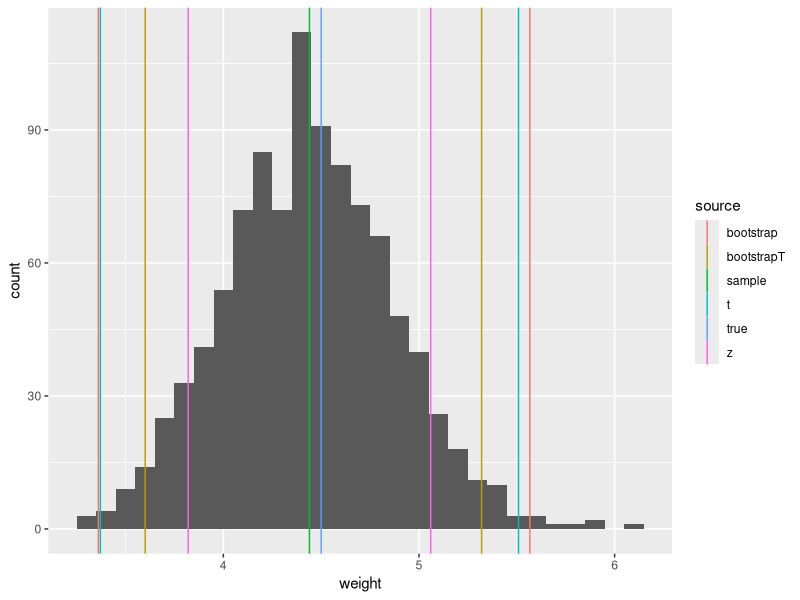
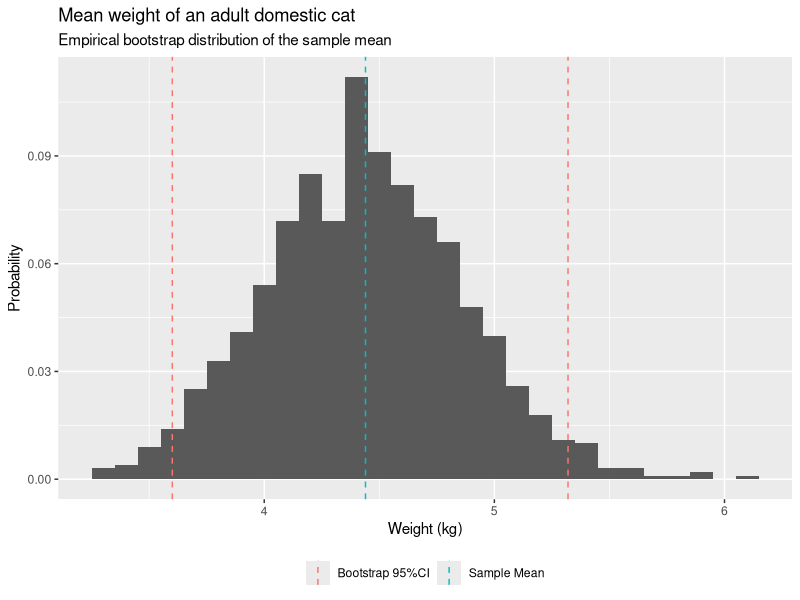

These charts were generated, in order, by the following R code: (Note: a time limit stopped this script after it produced the figures.)
#
# Example for use in a blog post.
#

library(boot)
library(data.table)
library(ggplot2)
library(knitr)

set.seed(5295211)

trueMean <- 4.5
trueSd <- 1
sampleSize <- 10

cats <- data.table(
  catName = c(
    'Apollo', 'Bean', 'Casper', 'Daisy', 'Ella',
    'Finn', 'Ginger', 'Harley', 'Iago', 'Jasper'),
  weight = round(rnorm(sampleSize, trueMean, trueSd), 1)
)

printCatsTable <- function(cats) {
  cat(kable(rbind(
    cats[order(catName)],
    cats[, .(catName = '**mean**', weight = round(mean(weight), 1))])
    ), sep = '\n')
}
printCatsTable(cats)

# Example sample 1:
printCatsTable(cats[sample.int(nrow(cats), replace = TRUE)])

# Example sample 2:
printCatsTable(cats[sample.int(nrow(cats), replace = TRUE)])

# Find bootstrap confidence intervals (percentile and studentized).
bootstrapReplicates <- 1000
getBootstrapStats <- function (data, indexes) {
  t(data[indexes, .(mean(weight), var(weight))])
}
catsBoot <- boot(cats, getBootstrapStats, bootstrapReplicates)

catsBootCi <- boot.ci(catsBoot, type = c('perc', 'stud'))
catsBootCi

# We know the population variance for this example, so we can get normal CIs.
q <- c(0.025, 0.975)
catsZCi <- mean(cats$weight) + qnorm(q) * trueSd / sqrt(sampleSize)
catsZCi

# If we didn't know the population variance, we'd find t CIs.
catsTCi <- mean(cats$weight) +
  qt(q, sampleSize - 1) * sd(cats$weight) / sqrt(sampleSize)
catsTCi

# Plot of all the various CIs...
markup <- data.table(
  statistic = c(
    rep('mean', times = 2),
    rep(c('lo', 'hi'), times = 4)
  ),
  source = c(
    'true', 'sample',
    rep(c('bootstrap', 'bootstrapT', 'z', 't'), each = 2)
  ),
  weight = c(
    trueMean, mean(cats$weight),
    catsBootCi$student[4:5],
    catsBootCi$percent[4:5],
    catsZCi,
    catsTCi
  )
)
markup

ggsave(
  file = 'doc/cats-example-full.svg', width = 4, height = 3,
  ggplot(data.table(weight = catsBoot$t[,1]), aes(weight)) +
    geom_histogram(binwidth = 0.1) +
    geom_vline(
      data = markup,
      aes(xintercept = weight, color = source, group = statistic)))

simpleMarkup <- data.table(
  source = c('Sample Mean', rep('Bootstrap 95%CI', 2)),
  statistic = c('mean', 'lo', 'hi'),
  weight = c(mean(cats$weight), catsBootCi$percent[4:5])
)

# Plot the bootstrap distribution and percentile CIs.
ggsave(
  file = 'doc/cats-example.svg', width = 6, height = 4,
  ggplot(data.table(weight = catsBoot$t[,1]), aes(weight)) +
    geom_histogram(aes(y = stat(count / sum(count))), binwidth = 0.1) +
    geom_vline(
      data = simpleMarkup,
      aes(xintercept = weight, color = source, group = statistic),
      linetype = 'dashed') +
      theme(legend.title = element_blank(), legend.position = 'bottom') +
    labs(
      title = 'Mean weight of an adult domestic cat',
      subtitle = 'Empirical bootstrap distribution of the sample mean') +
      xlab('Weight (kg)') +
      ylab('Probability'))

# What is the coverage like for the various intervals?
check <- rbindlist(lapply(1:1000, function (trial) {
  if (trial %% 100 == 0) print(trial)
  x <- data.table(weight = round(rnorm(sampleSize, trueMean, trueSd), 1))
  b <- boot(x, getBootstrapStats, bootstrapReplicates)
  bci <- boot.ci(b, type = c('perc', 'stud'))

  sampleMean <- mean(x$weight)
  zci <- sampleMean + qnorm(q) * trueSd / sqrt(sampleSize)
  tci <- sampleMean + qt(q, sampleSize - 1) * sd(x$weight) / sqrt(sampleSize)

  results <- data.table(
    trial, sampleMean,
    method = factor(rep(c('perc', 'stud', 'z', 't'), each = 2)),
    endpoint = factor(rep(c('lo', 'hi'), times = 4)),
    value = c(bci$percent[4:5], bci$student[4:5], zci, tci)
  )
  results[, ok := ifelse(endpoint == 'lo', value < trueMean, trueMean < value)]
  results
}))
check[, .(miss = 1 - mean(ok)), .(method, endpoint)]
